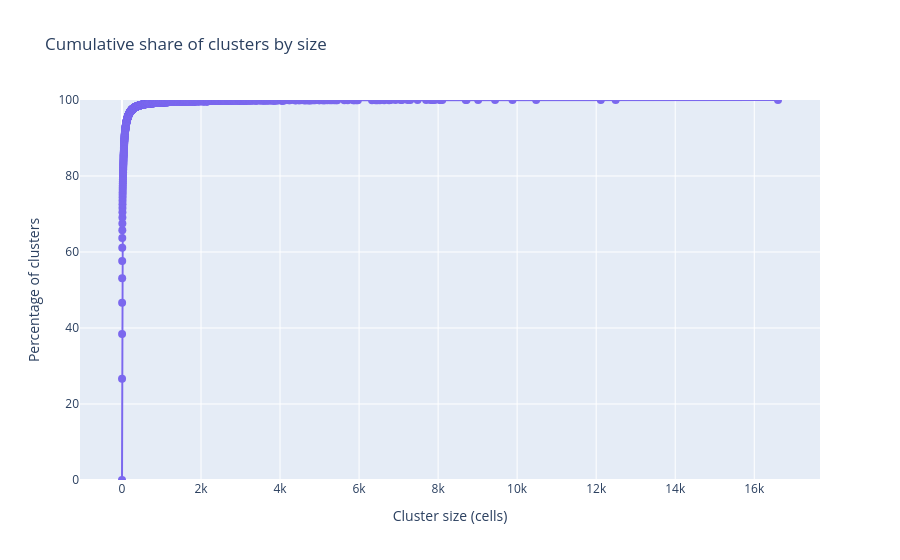
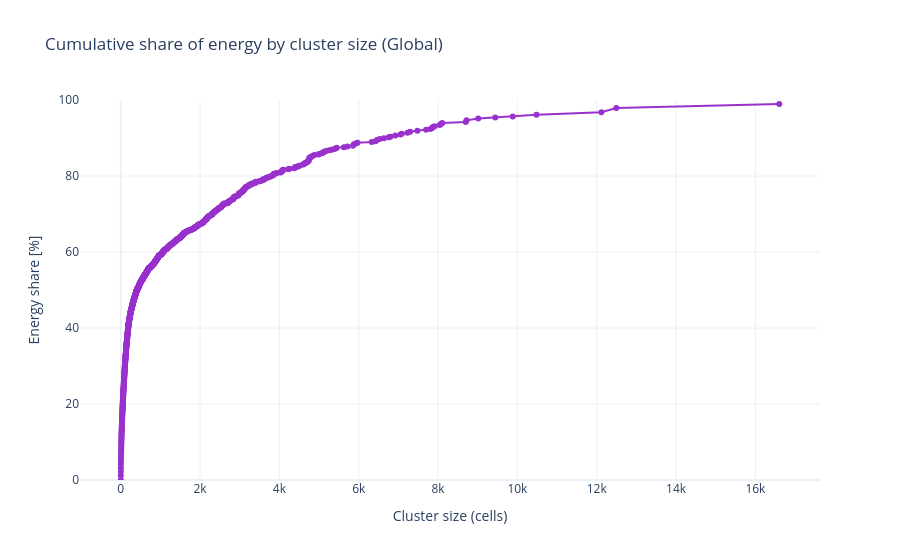

Here is the notebook cell these charts were saved with, in order:
### Code cell
cluster_stats = (
    calo.lazy()
    .select(["event_id", "cluster_id"])
    .explode("cluster_id")
    .group_by(["event_id", "cluster_id"])
    .agg(pl.count().alias("count"))
    .rename({"count": "cluster_size"})
    .collect()
)
size_cdf = (
    cluster_stats.lazy()
    .group_by("cluster_size")
    .agg(pl.count().alias("num_clusters"))
    .sort("cluster_size")
    .collect()
    .with_columns([
        pl.col("num_clusters").cum_sum().shift(1).fill_null(0).alias("clusters_lt"),
    ])
    .with_columns([
        (pl.col("clusters_lt") / pl.col("num_clusters").sum() * 100).alias("percentage_lt"),
    ])
)

fig = go.Figure(
    go.Scatter(
        x=size_cdf["cluster_size"],
        y=size_cdf["percentage_lt"],
        mode="markers+lines",
        marker=dict(size=8, color="mediumslateblue"),
        hovertemplate="Cluster size < %{x}<br>Share: %{y:.2f}%<extra></extra>",
    )
)
fig.update_layout(
    title="Cumulative share of clusters by size",
    xaxis_title="Cluster size (cells)",
    yaxis_title="Percentage of clusters",
    yaxis=dict(range=[0, 100]),
)
fig.show()



cluster_energy_stats = (
    calo.lazy()
    .select(["event_id", "cluster_id", "detector", "total_energy"])
    .explode(["cluster_id", "detector", "total_energy"])
    .join(
        CALIBRATION.lazy().select(["detector", "calib_factor"]),
        on="detector",
    )
    .group_by(["event_id", "cluster_id"])
    .agg([
        pl.len().alias("cluster_size"),
        (pl.col("total_energy") * pl.col("calib_factor")).sum().alias("cluster_energy"),
    ])
    .collect(streaming=True)
)

# 2. Calculate Global Energy Distribution
energy_cdf = (
    cluster_energy_stats.lazy()
    # BUG FIX: Group ONLY by cluster_size. 
    # We want to sum the energy of ALL clusters of size X in the entire dataset.
    .group_by("cluster_size")
    .agg([
        pl.col("cluster_energy").sum().alias("total_energy_at_size"),
    ])
    .sort("cluster_size")
    .with_columns([
        # Cumulative sum of the GLOBAL energy
        pl.col("total_energy_at_size")
        .cum_sum()
        .shift(1)
        .fill_null(0)
        .alias("energy_lt_global")
    ])
    .with_columns([
        # Normalize by the grand total energy of the entire dataset
        (pl.col("energy_lt_global") / pl.col("total_energy_at_size").sum() * 100)
        .alias("avg_energy_pct")
    ])
    .collect()
)

# 3. Plot
fig = go.Figure(
    go.Scatter(
        x=energy_cdf["cluster_size"],
        y=energy_cdf["avg_energy_pct"],
        mode="markers+lines",
        marker=dict(size=6, color="darkorchid"),
        line=dict(width=2),
        hovertemplate="Cluster size < %{x}<br>Total Energy share: %{y:.2f}%<extra></extra>",
    )
)
fig.update_layout(
    title="Cumulative share of energy by cluster size (Global)",
    xaxis_title="Cluster size (cells)",
    yaxis_title="Energy share [%]",
    yaxis=dict(range=[0, 100]),
    template="plotly_white"
)
fig.show()

### Figure 1 — Plotly figure (JSON) as saved in the notebook; plotly's stock layout.template omitted (floating-point values rounded to 4 significant figures; data arrays with more than 128 entries replaced by an {"elided": "..."} marker saying what was removed)
{"data": [{"hovertemplate": "Cluster size < %{x}<br>Share: %{y:.2f}%<extra></extra>", "marker": {"color": "mediumslateblue", "size": 8}, "mode": "markers+lines", "type": "scatter", "x": {"elided": "1226 int values"}, "y": {"elided": "1226 float values"}}], "layout": {"title": {"text": "Cumulative share of clusters by size"}, "xaxis": {"title": {"text": "Cluster size (cells)"}}, "yaxis": {"range": [0, 100], "title": {"text": "Percentage of clusters"}}}}

### Figure 2 — Plotly figure (JSON) as saved in the notebook; plotly's stock layout.template omitted (floating-point values rounded to 4 significant figures; data arrays with more than 128 entries replaced by an {"elided": "..."} marker saying what was removed)
{"data": [{"hovertemplate": "Cluster size < %{x}<br>Total Energy share: %{y:.2f}%<extra></extra>", "line": {"width": 2}, "marker": {"color": "darkorchid", "size": 6}, "mode": "markers+lines", "type": "scatter", "x": {"elided": "1226 int values"}, "y": {"elided": "1226 float values"}}], "layout": {"title": {"text": "Cumulative share of energy by cluster size (Global)"}, "xaxis": {"title": {"text": "Cluster size (cells)"}}, "yaxis": {"range": [0, 100], "title": {"text": "Energy share [%]"}}}}
